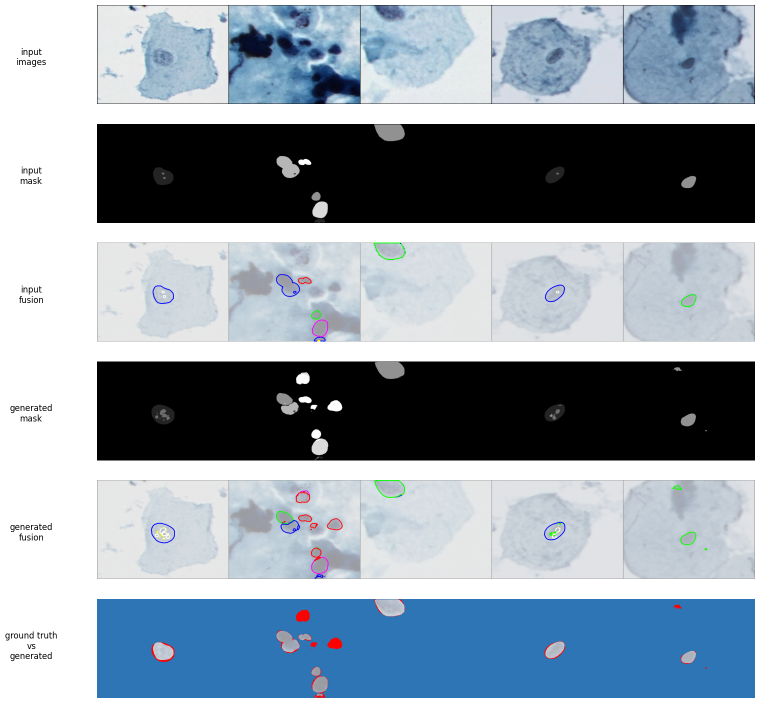
#> input picture A8/assets/result1.png, 1519 x 1406 px, found by its file name (shown at 1/2 size)
$ python image_merge.py
#> lines starting #> are read from the running program, lines starting #| are printed output that depends on the picture
from PIL import Image

# 讀取圖片
image1 = Image.open('A8/assets/result1.png')
#> image1 is the input picture: PIL image 1519x1406 RGBA; mean R, G, B, A 144.4, 156.9, 168.2, 255
image2 = Image.open('A8/assets/result2.png')
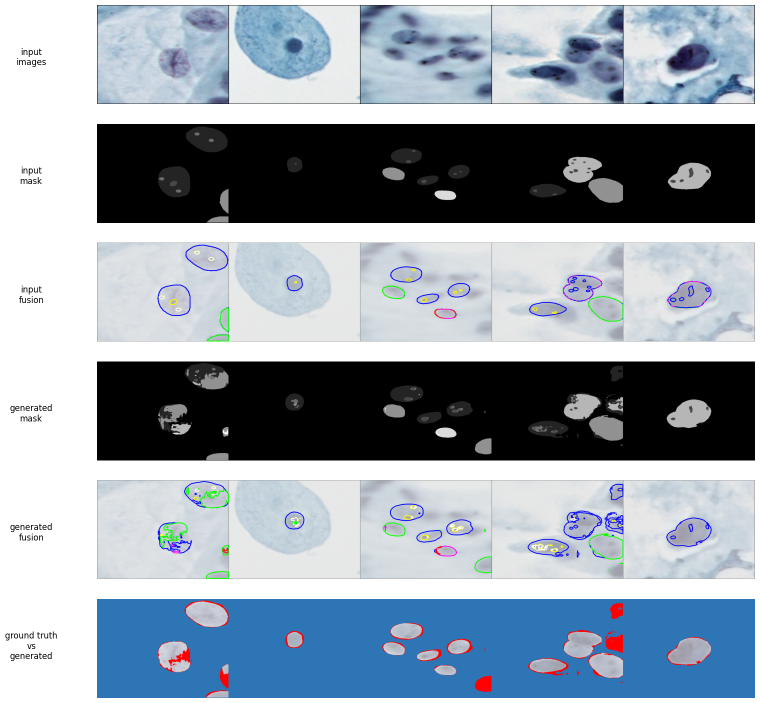
#> input picture A8/assets/result2.png, 1519 x 1406 px, found by its file name (shown at 1/2 size)
#> image2 is the input picture: PIL image 1519x1406 RGBA; mean R, G, B, A 149.3, 160, 170.7, 255

# 確保兩張圖片的高度相同，如果需要可以調整大小
image1 = image1.resize((image1.width, image2.height))
image2 = image2.resize((image2.width, image1.height))

# 創建合併後的圖片，寬度為兩張圖片寬度相加，高度取決於其中一張圖片的高度
merged_image = Image.new('RGB', (image1.width + image2.width, image1.height))
#> merged_image: PIL image 3038x1406 RGB; every value is 0

# 將圖片粘貼到新圖片中
merged_image.paste(image1, (0, 0))
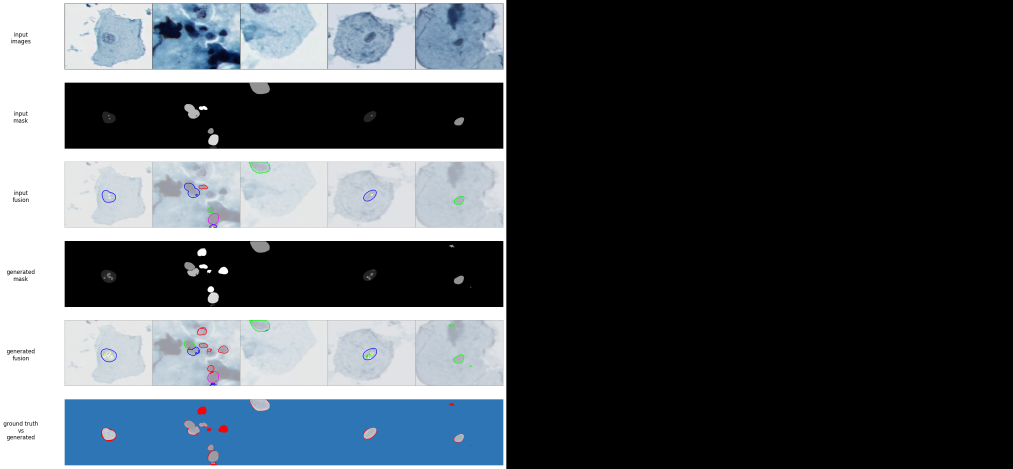
#> merged_image: PIL image 3038x1406 RGB (shown at 1/3 size); mean R, G, B 72.2, 78.4, 84.1
merged_image.paste(image2, (image1.width, 0))
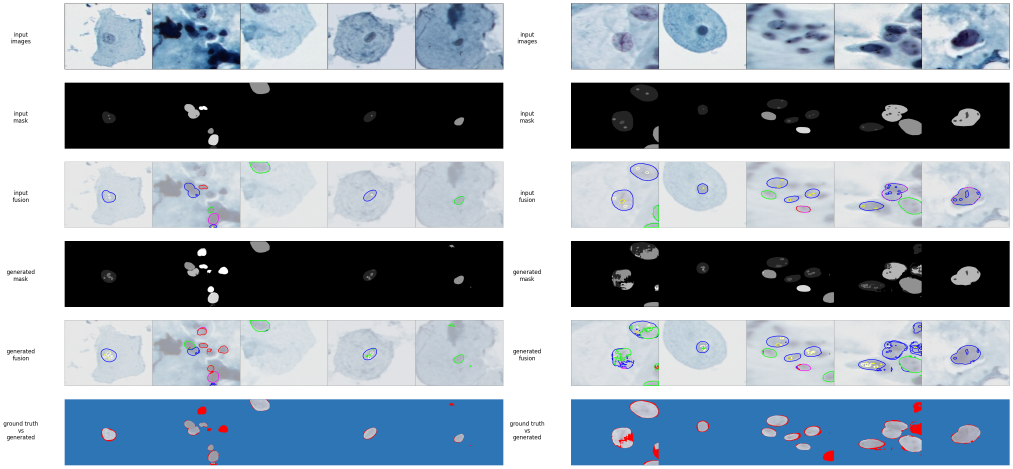
#> merged_image: PIL image 3038x1406 RGB (shown at 1/3 size); mean R, G, B 146.9, 158.4, 169.4

# 保存或顯示結果
merged_image.save('./A8/assets/result.png')
